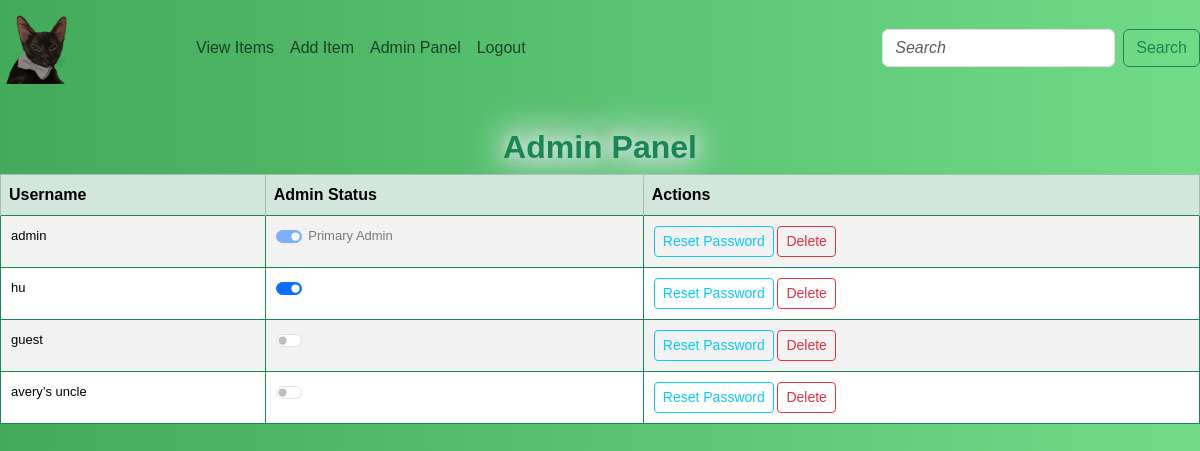
Page /admin (signed in) on the earlier database version.
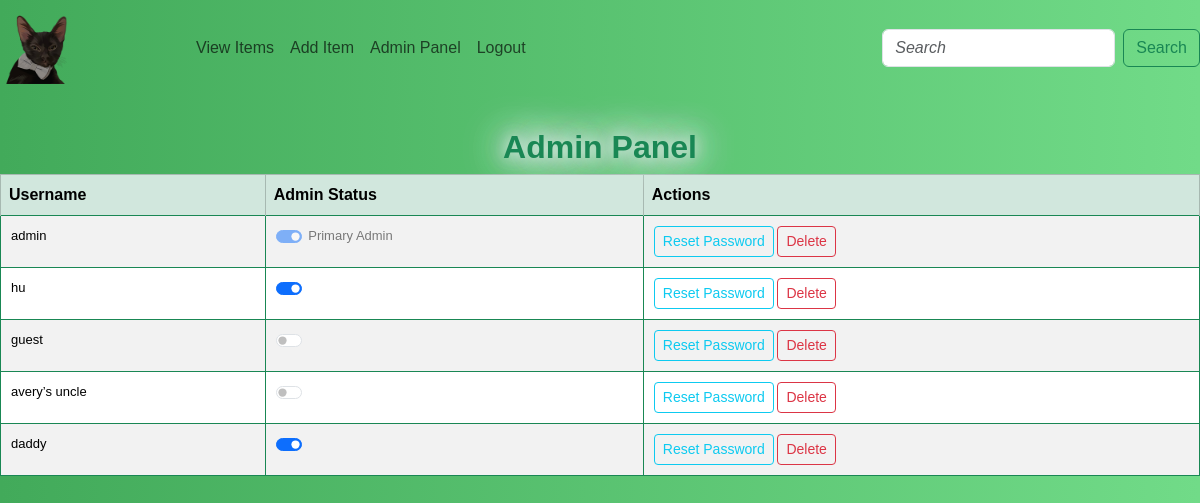
Same page on the later database version.
### app/models.py (models this page shows, shortened)
class User(UserMixin, db.Model):
    id = db.Column(db.Integer, primary_key=True)
    username = db.Column(db.String(150), unique=True, nullable=False)
    password = db.Column(db.String(150), nullable=False)
    security_question = db.Column(db.String(255), nullable=False)
    security_answer = db.Column(db.String(255), nullable=False)
    is_admin = db.Column(db.Boolean, default=False)

### app/routes.py (the view)
@app.route('/admin', methods=['GET', 'POST'])
@login_required
@admin_required
def admin():
    users = User.query.all()
    return render_template('admin.html', users=users)

### app/__init__.py (called while the page is built)
@login_manager.user_loader
def load_user(user_id):
    return models.User.query.get(int(user_id))

### app/templates/admin.html (shortened to what this page needs)
{% extends "base.html" %}
{% block content %}
<h2>Admin Panel</h2>
<table class="table table-striped table-bordered">
    <thead class="table-success">
        <tr>
            <th>Username</th>
            <th>Admin Status</th>
            <th>Actions</th>
        </tr>
    </thead>
    <tbody>
        {% for user in users %}
        <tr>
            <td>{{ user.username }}</td>
            <td>
                {% if user.username == 'admin' %}
                <div class="form-check form-switch">
                    <input class="form-check-input" type="checkbox" id="flexSwitchCheckCheckedDisabled" checked disabled>
                    <label class="form-check-label" for="flexSwitchCheckCheckedDisabled">Primary Admin</label>
                </div>
                {% else %}
                <form method="POST" action="{{ url_for('toggle_admin', user_id=user.id) }}">
                    <div class="form-check form-switch">
                        <input class="form-check-input" type="checkbox" id="flexSwitchCheck{{ user.id }}" {% if user.is_admin %}checked{% endif %} onchange="this.form.submit()">
                    </div>
                </form>
                {% endif %}
            </td>
            <td>
                <form method="POST" action="{{ url_for('reset_user_password', user_id=user.id) }}" style="display: inline;">
                    <button type="submit" class="btn btn-outline-info btn-sm">Reset Password</button>
                </form>
                <form method="POST" action="{{ url_for('delete_user', user_id=user.id) }}" style="display: inline;" onsubmit="return confirm('Are you sure you want to delete this user?');">
                    <button type="submit" class="btn btn-outline-danger btn-sm">Delete</button>
                </form>
            </td>
        </tr>
        {% endfor %}
    </tbody>
</table>
{% endblock %}

### app/templates/base.html (shortened to what this page needs)
<!doctype html>
<html lang="en">
  <head>
    <link href="https://cdn.jsdelivr.net/npm/bootstrap@5.3.3/dist/css/bootstrap.min.css" rel="stylesheet">
    <link href="{{ url_for('static', filename='styles.css') }}" rel="stylesheet">
    <link rel="stylesheet" type="text/css" href="{{ url_for('static', filename='styles.css') }}">
  </head>
  <body>
    <nav class="navbar navbar-expand-sm">
      <a class="navbar-brand" href="{{ url_for('view_items') }}">
        <img id=icon src="static/icon.png"></a>
      <div class="collapse navbar-collapse" id="navbarNav">
        <ul class="navbar-nav">
          {% if current_user.is_authenticated %}
            <li class="nav-item"><a class="nav-link" href="{{ url_for('view_items') }}">View Items</a></li>
            {% if current_user.is_admin %}
              <li class="nav-item"><a class="nav-link" href="{{ url_for('add_item') }}">Add Item</a></li>
              <li class="nav-item"><a class="nav-link" href="{{ url_for('admin') }}">Admin Panel</a></li>
            {% endif %}
            <li class="nav-item"><a class="nav-link" href="{{ url_for('auth.logout') }}">Logout</a></li>
          {% else %}
            <li class="nav-item"><a class="nav-link" href="{{ url_for('auth.login') }}">Login</a></li>
            <li class="nav-item"><a class="nav-link" href="{{ url_for('auth.register') }}">Register</a></li>
          {% endif %}
        </ul>
        <form class="d-flex ms-auto" action="{{ url_for('view_items') }}" method="GET" role="search">
          <input class="form-control me-2" type="search" placeholder="Search" name="search" aria-label="Search">
          <button class="btn btn-outline-success" type="submit">Search</button>
        </form>
      </div>
    </nav>
    <div class="container-fluid p-0">
      {% block content %}{% endblock %}
    </div>
  </body>
</html>

### app/static/styles.css (style rules this page uses)
body, .navbar { background: linear-gradient(to right, #42aa5a 0%, #71db88 100%); }
.navbar-brand { margin: 2px; padding: 2px; }
#icon { width: 40%; height: auto; }
body { font-family: Arial, sans-serif; }
h2 { margin-top: 1em; text-align: center; text-shadow: 0 0 15px #fff, 0 0 50px #d1e7dd, 0 0 35px #fff, 0 0 20px #198754, 0 0 30px #d1e7dd, 0 0 40px #d1e7dd, 2px 2px 2px rgba(206,89,55,0); color: #198754; font-weight: bolder; }
.table thead th { position: sticky; top: 0; z-index: 1; }
.table { width: 100%; border-collapse: collapse; }
.table tbody td { font-size: 13px; padding: 10px; border: 1px solid #198754; }
input::placeholder, textarea::placeholder { font-style: italic; font-size: 16px; }

Differences in the rows shown:
added User: username "daddy", is_admin "☑"
